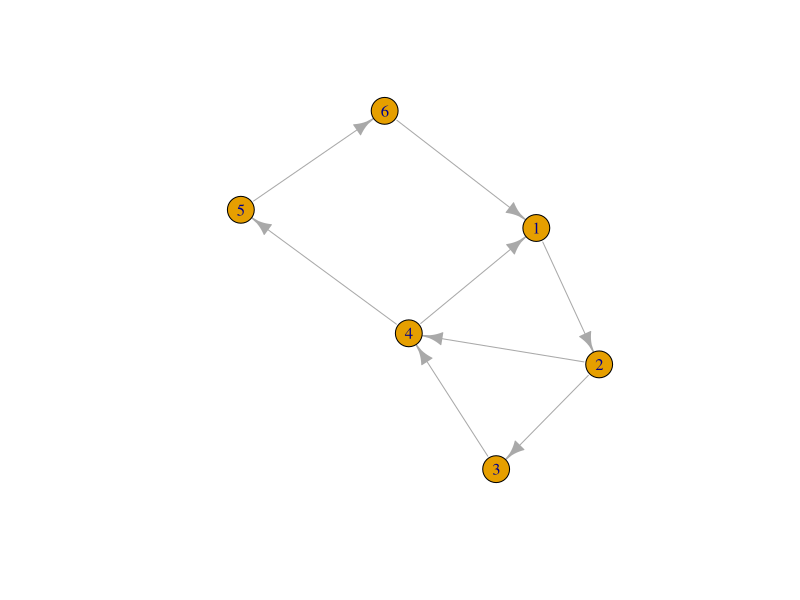

Recreate this plot in R.
# DO THI
library(igraph)
#Co huong
help(make_directed_graph)

a = make_graph(c(1,2, 2,3, 3,4, 5,6, 4,1, 2,4, 4,5, 6,1), directed = TRUE)
plot(a)